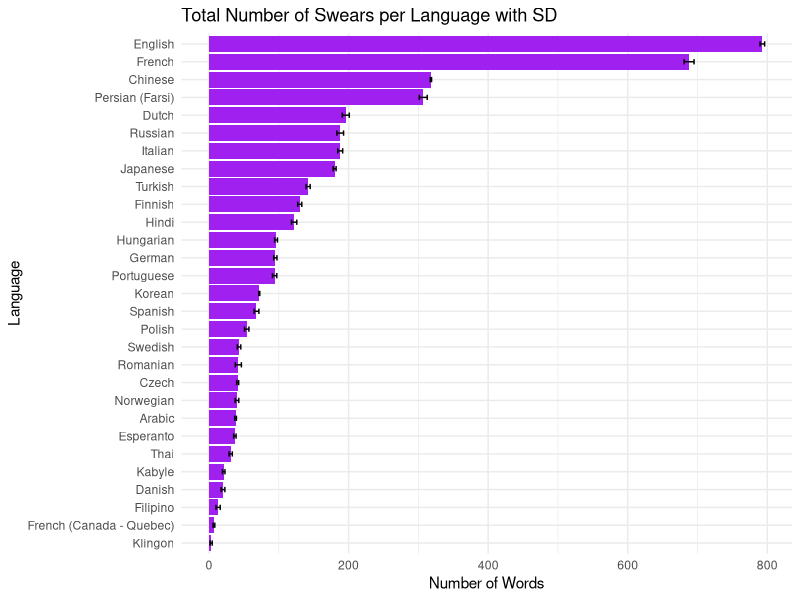
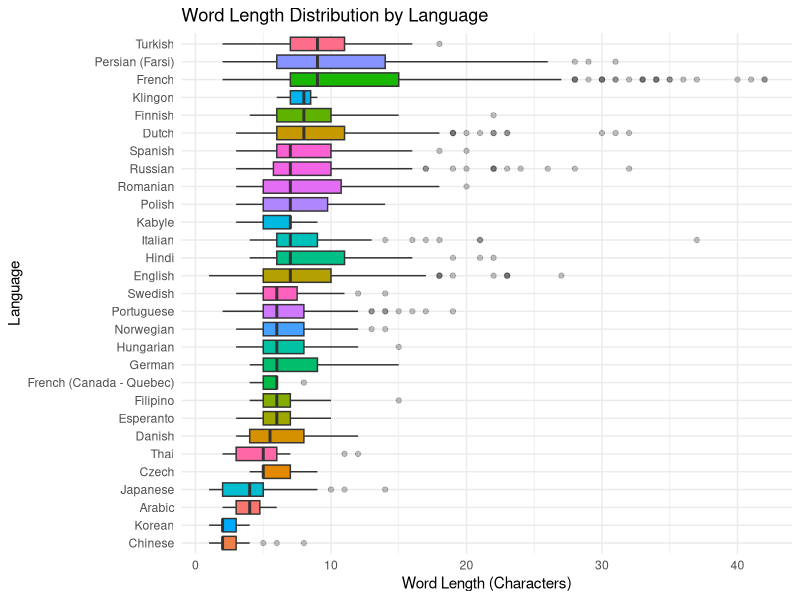
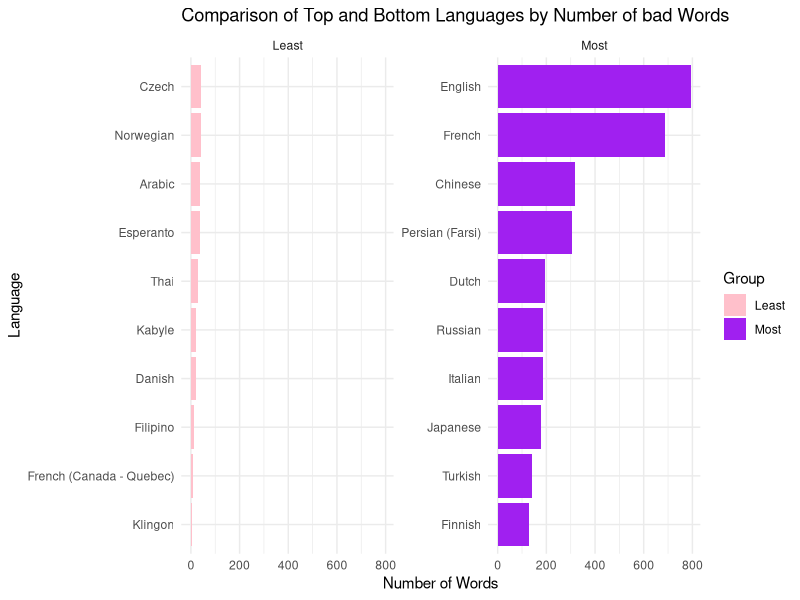
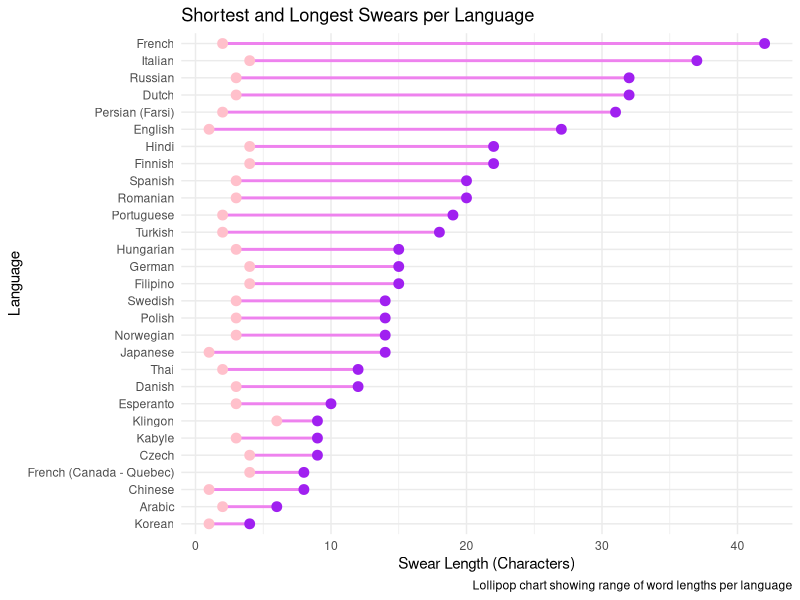
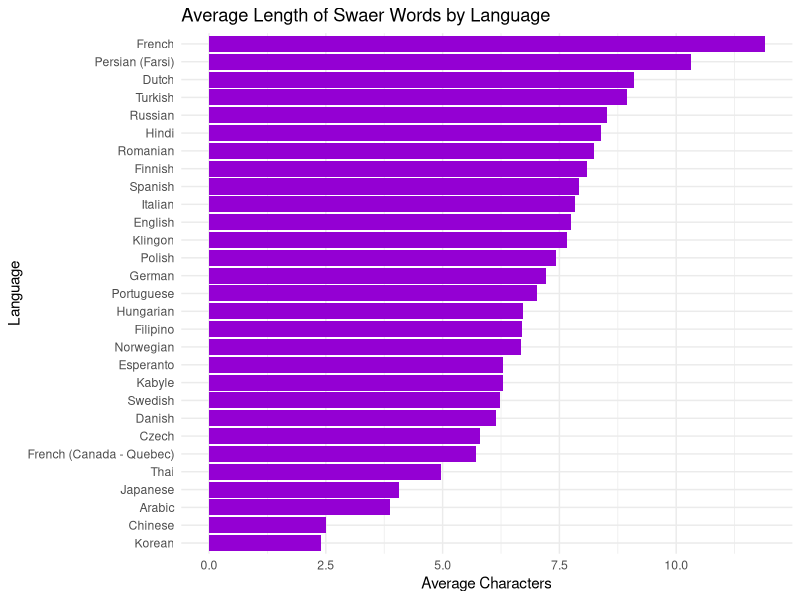
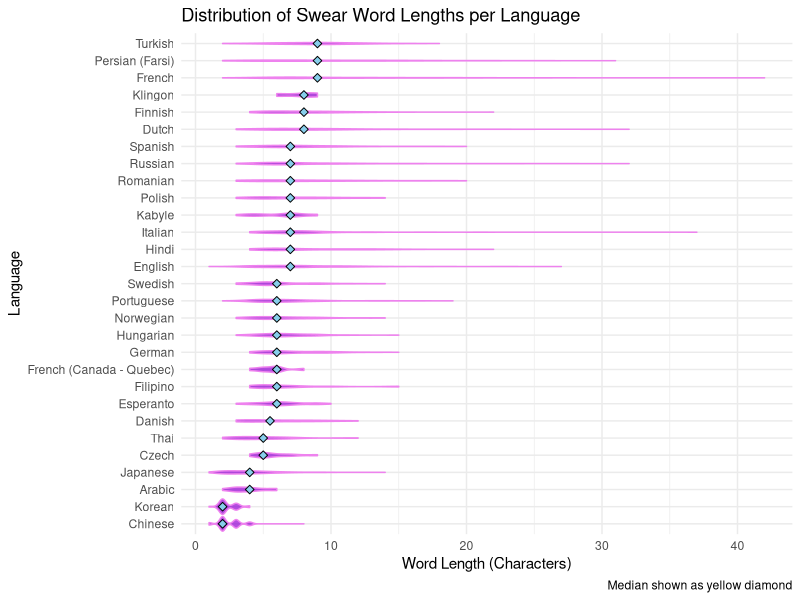
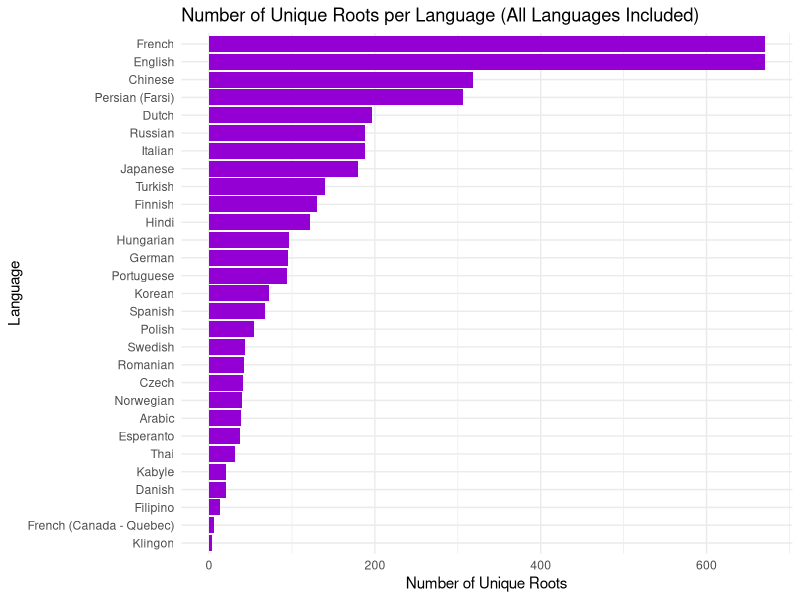

Write R code to recreate these figures, in order.
## ---- chunk 1
library(dplyr)
library(ggplot2)
library(readr)
library(tidyr)
library(SnowballC)
library(knitr)
library(purrr)
library(ggpubr)

#Load dataset
bad_words <- read_csv("bad_words.csv")

#Create lookup table for language names
lang_lookup <- tibble::tibble(
language_code = c("ar","cs","da","de","en","eo","es","fa","fi","fil",
"fr","fr-CA-u-sd-caqc","hi","hu","it","ja","kab","ko",
"nl","no","pl","pt","ro","ru","sv","th","tlh","tr","zh"),
language_name = c("Arabic","Czech","Danish","German","English","Esperanto",
"Spanish","Persian (Farsi)","Finnish","Filipino","French",
"French (Canada - Quebec)","Hindi","Hungarian","Italian",
"Japanese","Kabyle","Korean","Dutch","Norwegian","Polish",
"Portuguese","Romanian","Russian","Swedish","Thai","Klingon",
"Turkish","Chinese")
)

#Join language names
bad_words_named <- bad_words %>%
left_join(lang_lookup, by = "language_code")

#Remove duplicates and missing values
cleaned <- bad_words_named %>%
distinct() %>%
drop_na(language_code)
## ---- chunk 2
# Step 1: Prepare stats per language 
cleaned <- cleaned %>% mutate(word_length = nchar(bad_word))

language_stats <- cleaned %>%
  group_by(language_name) %>%
  summarise(
    total_words = n(),               # total number of words
    mean_length = mean(word_length), # mean word length
    sd_length = sd(word_length),     # SD of word lengths
    .groups = "drop"
  )

# Step 2: One-way ANOVA for mean word length differences 
anova_result <- aov(word_length ~ language_name, data = cleaned)

# Tukey HSD for pairwise differences
tukey_result <- TukeyHSD(anova_result)

# Step 3: Bar plot with SD error bars
ggplot(language_stats, aes(x = reorder(language_name, total_words), y = total_words)) +
  geom_col(fill = "purple") +
  geom_errorbar(aes(ymin = total_words - sd_length, ymax = total_words + sd_length),
                width = 0.3, color = "black") +
  coord_flip() +
  labs(
    title = "Total Number of Swears per Language with SD",
    x = "Language",
    y = "Number of Words"
  ) +
  theme_minimal()
## ---- chunk 3
# Step 4: Alternate way of visualizing word length differences 
ggplot(cleaned, aes(x = reorder(language_name, word_length, FUN = median), y = word_length)) +
  geom_boxplot(aes(fill = language_name), outlier.alpha = 0.3) +
  coord_flip() +
  labs(
    title = "Word Length Distribution by Language",
    x = "Language",
    y = "Word Length (Characters)"
  ) +
  theme_minimal() +
  theme(legend.position = "none")
## ---- chunk 4
words_per_language <- cleaned %>%
count(language_name, sort = TRUE)

top_languages <- words_per_language %>% slice_max(n, n=10) %>% mutate(group="Most")
bottom_languages <- words_per_language %>% slice_min(n, n=10) %>% mutate(group="Least")
combined <- bind_rows(top_languages, bottom_languages)

max_n <- max(combined$n)

ggplot(combined, aes(x = reorder(language_name, n), y = n, fill = group)) +
geom_col() +
coord_flip() +
facet_wrap(~group, scales = "free_y") +
scale_y_continuous(limits=c(0, max_n)) +
scale_fill_manual(values=c("Most"="purple","Least"="pink")) +
labs(
title = "Comparison of Top and Bottom Languages by Number of bad Words",
x = "Language",
y = "Number of Words",
fill = "Group"
) +
theme_minimal()
## ---- chunk 5
top_words_per_lang <- cleaned %>%
group_by(language_name) %>%
slice_max(nchar(bad_word), n=1, with_ties=FALSE) %>%
ungroup() %>%
select(language_name, bad_word)

knitr::kable(top_words_per_lang, caption="Longest Swear Word Per Language")
## ---- chunk 6
cleaned <- cleaned %>% mutate(word_length = nchar(bad_word))

word_length_summary <- cleaned %>%
group_by(language_name) %>%
summarise(
shortest = min(word_length),
longest = max(word_length),
median_length = median(word_length),
mean_length = mean(word_length),
.groups = 'drop'
)

ggplot(word_length_summary, aes(x = reorder(language_name, longest))) +
  geom_segment(aes(xend = language_name, y = shortest, yend = longest), color = "violet", size = 1) +
  geom_point(aes(y = longest), color = "purple", size = 3) +
  geom_point(aes(y = shortest), color = "pink", size = 3) +
  coord_flip() +
  labs(
    title = "Shortest and Longest Swears per Language",
    x = "Language",
    y = "Swear Length (Characters)",
    caption = "Lollipop chart showing range of word lengths per language"
  ) +
  theme_minimal()
## ---- chunk 7
# Languages supported by SnowballC
supported_langs <- c("da", "nl", "en", "fi", "fr", "de", "hu", "it", "no", "pt", "ro", "ru", "es", "sv")

# Add a column for stemmed words, stemming when language is supported
bad_words_stemmed <- cleaned %>%
  mutate(
    stem = map2_chr(
      bad_word,
      language_code,
      ~ if (.y %in% supported_langs) {
          tryCatch(wordStem(.x, language = .y), error = function(e) substr(.x, 1, 4))
        } else {
          substr(.x, 1, 4)
        }
    ),
    root = substr(stem, 1, 4)
  )

# Summarize across *all* languages
root_summary <- bad_words_stemmed %>%
  group_by(language_name, stem) %>%
  summarise(count = n(), .groups = "drop") %>%
  filter(count > 2) %>%
  arrange(stem, desc(count))

# Display table
root_summary %>%
  select(language_name, stem, count) %>%
  knitr::kable(caption = "Most Common Roots of Swears Across All Languages")
## ---- chunk 8
avg_length <- cleaned %>%
group_by(language_name) %>%
summarise(avg_length = mean(nchar(bad_word)), .groups="drop")

ggplot(avg_length, aes(x=reorder(language_name, avg_length), y=avg_length)) +
geom_col(fill="darkviolet") +
coord_flip() +
labs(title="Average Length of Swaer Words by Language", x="Language", y="Average Characters") +
theme_minimal()
## ---- chunk 9
# Violin plot of word lengths per language
ggplot(cleaned, aes(x = reorder(language_name, word_length, FUN = median), y = word_length)) +
  geom_violin(fill = "darkviolet", alpha = 0.7, color = "violet") +
  stat_summary(fun = median, geom = "point", shape = 23, size = 2, fill = "skyblue") +
  coord_flip() +
  labs(
    title = "Distribution of Swear Word Lengths per Language",
    x = "Language",
    y = "Word Length (Characters)",
    caption = "Median shown as yellow diamond"
  ) +
  theme_minimal()

## ---- chunk 10
bad_words_stemmed <- cleaned %>%
mutate(stem = wordStem(bad_word)) %>%
mutate(root = substr(bad_word, 1, 4)) # crude root approximation

unique_roots_all <- bad_words_stemmed %>%
group_by(language_name) %>%
summarise(unique_roots = n_distinct(stem), .groups = "drop")

ggplot(unique_roots_all, aes(x = reorder(language_name, unique_roots), y = unique_roots)) +
geom_col(fill = "darkviolet") +
coord_flip() +
labs(
title = "Number of Unique Roots per Language (All Languages Included)",
x = "Language",
y = "Number of Unique Roots"
) +
theme_minimal()
